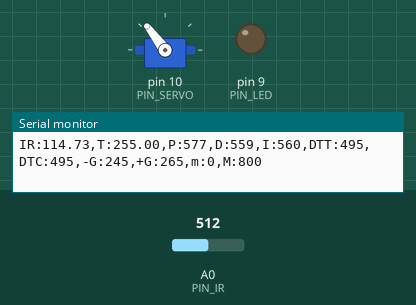
A sketch run on a simulated Arduino Uno, built with avr-gcc and run on an emulated ATmega328P. Shown: servo, output pins drawn as LEDs (lit = HIGH), the last lines printed to the serial monitor. The test bench sets the inputs (shaded band); at power-on: A0 (PIN_IR) = 512.

Above: at 1.2 s.
1.3 s: A0 (PIN_IR) set to 306
At 2.13 s:
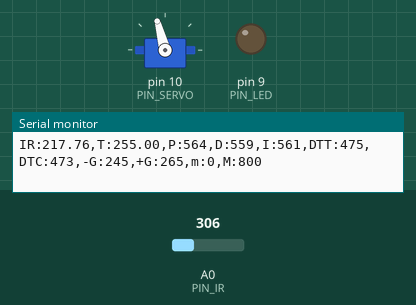
4.3 s: A0 (PIN_IR) set to 245
At 4.61 s:
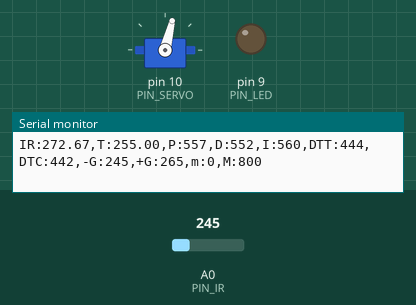
7.3 s: A0 (PIN_IR) set to 265
Timing chart, 0 to 16.3 s (numbered marks = the images above; inputs shaded):
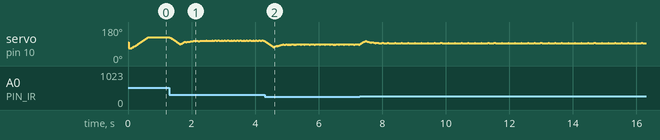

The sketch:

PIDCtrl.ino
```cpp
#include <Servo.h>
/////////////////////////////
// Configurable parameters //
/////////////////////////////
#define interval 3 // milliseconds
// Arduino pin assignment
#define PIN_LED 9 // [1234] LED를 아두이노 GPIO 9번 핀에 연결
#define PIN_SERVO 10 // [1352] 서보모터를 아두이노의 10번 핀에 연결
#define PIN_IR A0 // [1352] IR센서를 아두이노 A0 핀에 연결


// Framework setting
#define _DIST_TARGET 255  // [1352]목표값을 탁구공 중심 위치까지 거리 255mm로 Fix
#define _DIST_MIN 60 // [1352] 최소 측정 거리를 100mm로 설정
#define _DIST_MAX 500 // [1352] 측정 거리의 최댓값을 410mm로 설정


// Distance sensor
#define _DIST_ALPHA 0.5// [2979] 알파값 설정

// Servo range
#define _DUTY_MIN 1250    // //[2998] Servo Minimum microseconds
#define _DUTY_NEU 1550   //[2983] Servo 중간값 설정
#define _DUTY_MAX 1850       // [2979] Servo Max값 설정


// Servo speed control
#define _SERVO_ANGLE 40 // [2992] 서보 각 설정
#define _SERVO_SPEED 800 // [2976] 서보 스피드 설정

// Event periods
#define _INTERVAL_DIST 10   // [2987] 거리측정 INTERVAL값 설정
#define _INTERVAL_SERVO 23  // [2980] 서보 INTERVAL값 설정
#define _INTERVAL_SERIAL 100  //[2989] 시리얼 출력 INTERVAL 설정
#define DIST_10C 81
#define DIST_40C 350
// PID parameters
float Kp = 2.445;
float Ki = 0.42;
float Kd = 70;

//////////////////////
// global variables //
//////////////////////
static long apt = 0;

unsigned long oldmil;

double Time = 0.294;
int fc = 3.235;
float dt = interval/1000.0;
float lambda = 2*PI*fc*dt;
float calidist = 0.0, filter = 0.0, prev = 0.0;
// Servo instance
Servo myservo;  //[2991] create servo object to control a servo
double controls = 0;
// Distance sensor
float dist_target; // location to send the ball [2976] 공 위치
float dist_raw, dist_ema, dist_cali; // [2981] 거리 변수 설정(현재, ema 필터 적용, 직전값)
float alpha;
// Event periods
unsigned long last_sampling_time_dist, last_sampling_time_servo, last_sampling_time_serial;
bool event_dist, event_servo, event_serial; //[2989] 논리형 변수 설정
double Setpoint, Input, Output, ServoOutput;
unsigned long currentTime, previous_time;


double last_error;
// Servo speed control
int duty_chg_per_interval; //[1352] 주기동안 duty 변화량 변수
int duty_target, duty_curr;//[1352] 서보모터의 목표위치, 서보에 실제 입력할 위치
// PID variables
float error_curr, error_prev, control, pterm, dterm, iterm;

void setup() {
// initialize GPIO pins for LED and attach servo
  pinMode(PIN_LED, OUTPUT);

// move servo to neutral position
  myservo.attach(PIN_SERVO); //[2998] Servo Attaching
  duty_target = duty_curr = _DUTY_NEU;
  myservo.writeMicroseconds(duty_curr);//[2998] Servo Set to neutral position


  // initialize global variables
  duty_curr=_DUTY_MIN;  //[2999] dist_min 값 적용
  dist_target=_DIST_TARGET;
  alpha = _DIST_ALPHA; //[2999] alpha 선언 및 값 적용
  last_sampling_time_dist = last_sampling_time_servo = last_sampling_time_serial = 0;
  event_dist = event_servo = event_serial = false;


  // initialize serial port
  Serial.begin(115200);

// convert angle speed into duty change per interval.
  duty_chg_per_interval = (_DUTY_MAX - _DUTY_MIN) * ((float)_SERVO_SPEED / 180) * ((float)_INTERVAL_DIST / 1000); //[2985] duty_chg_per_interval 설정


}


void loop() {
  /////////////////////
  // Event generator //
  /////////////////////

  unsigned long time_curr = millis();
  if(time_curr >= last_sampling_time_dist + _INTERVAL_DIST){
          last_sampling_time_dist += _INTERVAL_DIST;
          event_dist = true;
  }
  if(time_curr >= last_sampling_time_servo + _INTERVAL_SERVO){
          last_sampling_time_servo += _INTERVAL_SERVO;
          event_servo = true;
  }
  if(time_curr >= last_sampling_time_serial + _INTERVAL_SERIAL){
          last_sampling_time_serial += _INTERVAL_SERIAL;
          event_serial = true;
  }

  ////////////////////
  // Event handlers //
  ////////////////////

  if(event_dist) {
    event_dist = false;
    // get a distance reading from the distance sensor
    dist_ema = ir_distance_filtered(); //[3000]raw_dist 거리값 설정

    error_curr = dist_target - dist_ema; //[3000] 에러는 목표거리에서 탁구공의 거리를 뺀값
    iterm += Ki * (error_curr);
    dterm = Kd * (error_curr-last_error)/Time;
    pterm = error_curr * Kp; //[3000] 제어식에서의 비례항
    if (abs(iterm) > 40) iterm = 0;
    control = dterm + pterm + iterm;  //[3000] PID결과값


  // duty_target = f(duty_neutral, control)
    duty_target = _DUTY_NEU + control;


  // keep duty_target value within the range of [_DUTY_MIN, _DUTY_MAX]
  // [1352] 서보의 가동범위를 고정
    if(duty_target > _DUTY_MAX){duty_target = _DUTY_MAX;}//[1352] 조건일때 duty_target값을 _DUTY_MAX으로
    else if(duty_target < _DUTY_MIN){duty_target = _DUTY_MIN;}//[1352] 조건일때 duty_target값을 _DUTY_MIN으로
    last_error = error_curr;

  }

  if(event_servo) {
    event_servo=false;

     // adjust duty_curr toward duty_target by duty_chg_per_interval
    if(duty_target > duty_curr) {
        duty_curr += duty_chg_per_interval;
         if(duty_curr > duty_target) duty_curr = duty_target;
      }
    else {
        duty_curr -= duty_chg_per_interval;
        if(duty_curr < duty_target) duty_curr = duty_target;
      }

    // update servo position
    myservo.writeMicroseconds(duty_curr);

  }
  if(event_serial) {
      event_serial = false; //[2989]  이벤트 실행 후 초기화
     Serial.print("IR:"); //[2983] “Min:0,Low:200,dist:” 문구 출력
     Serial.print(dist_ema);
     Serial.print(",T:"); //[2983] “Min:0,Low:200,dist:” 문구 출력
     Serial.print(dist_target);
     Serial.print(",P:");
     Serial.print(map(pterm, -1000, 1000, 510, 610));
     Serial.print(",D:");
     Serial.print(map(dterm, -1000, 1000, 510, 610));
     Serial.print(",I:"); //[2994] duty_target 값 출력
     Serial.print(map(iterm, -1000, 1000, 510, 610));
     Serial.print(",DTT:");
     Serial.print(map(duty_target, 1000, 2000, 410, 510)); //[2994] duty_target 값 출력
     Serial.print(",DTC:"); // [2980] “duty_curr” 출력
     Serial.print(map(duty_curr, 1000, 2000, 410, 510)); // [2980] duty_curr 값 출력
     Serial.println(",-G:245,+G:265,m:0,M:800");


  }
}
float ir_distance(void){ // return value unit: mm
  float val;
  float volt = float(analogRead(PIN_IR));
  val = ((6762.0/(volt-9.0))-4.0) * 10.0;
  return val;
}

float ir_distance_filtered(void){ // return value unit: mm
   float dist =ir_distance(); //[2998] calling distance from ir_distance()
   unsigned long dmil = 0; //[2998] return previous distance
   unsigned long mil = millis();  //[2998] get current time

   if (mil != oldmil) { //[2998] set time difference on dmil for checking previous time
     dmil = mil-oldmil;
     oldmil = mil;
   }

   apt -= dmil; //[2998] set difference for dmil and apt time

   if (apt <= 0) {  //[2998] check time before calculating filtered time
     apt += interval;
     filter = lambda / (1 + lambda) * dist + 1 / (1 + lambda) * prev;
     //[2998] Calculate filtered distance
     prev = filter; //[2998] Sensor filter previous  value update
   }
   float calidist = 100.0 + 300.0 / (DIST_40C - DIST_10C) * (filter - DIST_10C);
   return calidist;
   // for now, just use ir_distance() without noise filter.
}
```
